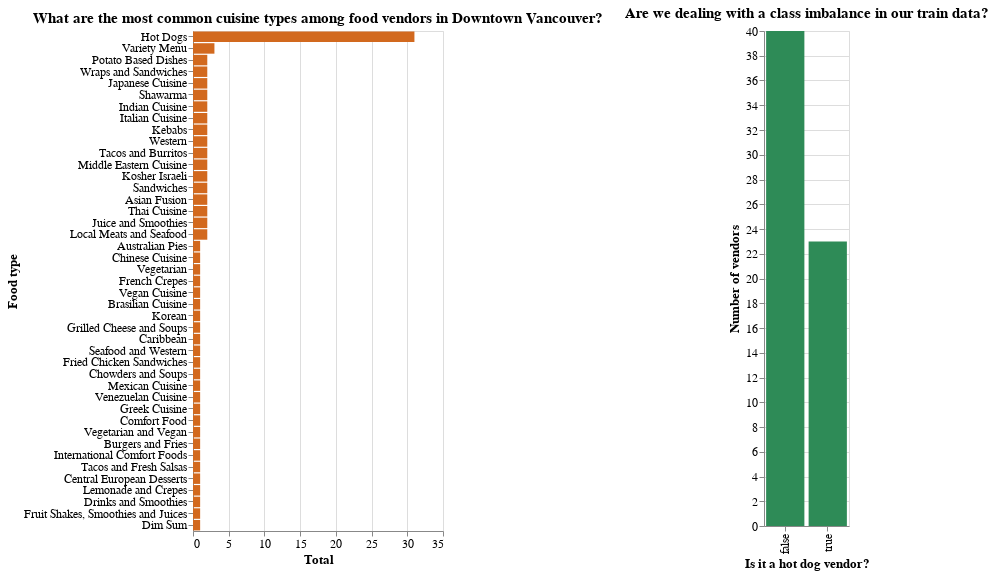

Notebook cell for this chart:
### Code cell
# Data visualization for EDA
# Code in this cell adapted from DSCI 351 Lecture 2 and 5 
# color names supported for the bar charts located at: https://www.w3schools.com/cssref/css_colors.php


plot1 = (alt.Chart(clean_food,title="What are the most common cuisine types among food vendors in Downtown Vancouver?").mark_bar
    (color="chocolate").encode(
        x=alt.X("count()", title="Total"),
        y=alt.Y("DESCRIPTION:N", sort='-x', title="Food type")
    ).properties(
        width=250,
        height=500
    )
)

plot2 = (alt.Chart(train_data,title="Are we dealing with a class imbalance in our train data?").mark_bar(color="seagreen").encode(
    x=alt.X("is_hotdog", title="Is it a hot dog vendor?"),
    y=alt.Y("count()", title="Number of vendors")
).properties(
        width=85,
        height=495
    )
        )



combined = (plot1 | plot2).configure_axis(
    labelFontSize=12,
    titleFontSize=13
).configure_title(
    fontSize=15
)

combined

### Figure 1 — Vega-Lite specification as saved in the notebook (floating-point values rounded to 4 significant figures)
{"config": {"view": {"continuousWidth": 300, "continuousHeight": 300}, "axis": {"labelFontSize": 12, "titleFontSize": 13}, "title": {"fontSize": 15}}, "hconcat": [{"data": {"name": "data-443aaa7fcf5b7671f06ebbfe8289479a"}, "mark": {"type": "bar", "color": "chocolate"}, "encoding": {"x": {"aggregate": "count", "title": "Total", "type": "quantitative"}, "y": {"field": "DESCRIPTION", "sort": "-x", "title": "Food type", "type": "nominal"}}, "height": 500, "title": "What are the most common cuisine types among food vendors in Downtown Vancouver?", "width": 250}, {"data": {"name": "data-877c92552fa1418abbcfb421424426b7"}, "mark": {"type": "bar", "color": "seagreen"}, "encoding": {"x": {"field": "is_hotdog", "title": "Is it a hot dog vendor?", "type": "nominal"}, "y": {"aggregate": "count", "title": "Number of vendors", "type": "quantitative"}}, "height": 495, "title": "Are we dealing with a class imbalance in our train data?", "width": 85}], "$schema": "https://vega.github.io/schema/vega-lite/v5.20.1.json", "datasets": {"data-443aaa7fcf5b7671f06ebbfe8289479a": [{"BUSINESS_NAME": "", "DESCRIPTION": "Hot Dogs", "is_hotdog": true}, {"BUSINESS_NAME": "", "DESCRIPTION": "Hot Dogs", "is_hotdog": true}, {"BUSINESS_NAME": "", "DESCRIPTION": "Hot Dogs", "is_hotdog": true}, {"BUSINESS_NAME": "Aussie Pie Guy", "DESCRIPTION": "Australian Pies", "is_hotdog": false}, {"BUSINESS_NAME": "Le Tigre", "DESCRIPTION": "Chinese Cuisine", "is_hotdog": false}, {"BUSINESS_NAME": "Russett Shack", "DESCRIPTION": "Potato Based Dishes", "is_hotdog": false}, {"BUSINESS_NAME": "Tandoori Tikka Dog", "DESCRIPTION": "Hot Dogs", "is_hotdog": true}, {"BUSINESS_NAME": "Tandoori Tikka Dog", "DESCRIPTION": "Hot Dogs", "is_hotdog": true}, {"BUSINESS_NAME": "", "DESCRIPTION": "Hot Dogs", "is_hotdog": true}, {"BUSINESS_NAME": "Chickpea", "DESCRIPTION": "Vegetarian", "is_hotdog": false}, {"BUSINESS_NAME": "Chou Chou Crepes", "DESCRIPTION": "French Crepes", "is_hotdog": false}, {"BUSINESS_NAME": "Eat Chicken Wraps", "DESCRIPTION": "Wraps and Sandwiches", "is_hotdog": false}, {"BUSINESS_NAME": "Japadog", "DESCRIPTION": "Hot Dogs", "is_hotdog": true}, {"BUSINESS_NAME": "Mac BBQ", "DESCRIPTION": "Hot Dogs", "is_hotdog": true}, {"BUSINESS_NAME": "Mogu", "DESCRIPTION": "Japanese Cuisine", "is_hotdog": false}, {"BUSINESS_NAME": "Mr. Shawarma", "DESCRIPTION": "Shawarma", "is_hotdog": false}, {"BUSINESS_NAME": "Sea Dogs", "DESCRIPTION": "Hot Dogs", "is_hotdog": true}, {"BUSINESS_NAME": "Vij's Railway Express", "DESCRIPTION": "Indian Cuisine", "is_hotdog": false}, {"BUSINESS_NAME": "Vie Niapolotan", "DESCRIPTION": "Italian Cuisine", "is_hotdog": false}, {"BUSINESS_NAME": "", "DESCRIPTION": "Hot Dogs", "is_hotdog": true}, {"BUSINESS_NAME": "Bandidas", "DESCRIPTION": "Vegan Cuisine", "is_hotdog": false}, {"BUSINESS_NAME": "Brasilian Roots", "DESCRIPTION": "Brasilian Cuisine", "is_hotdog": false}, {"BUSINESS_NAME": "Commissary Connect", "DESCRIPTION": "Variety Menu", "is_hotdog": false}, {"BUSINESS_NAME": "Disco Cheetah", "DESCRIPTION": "Korean", "is_hotdog": false}, {"BUSINESS_NAME": "Eat Chicken Wraps", "DESCRIPTION": "Wraps and Sandwiches", "is_hotdog": false}, {"BUSINESS_NAME": "Japadog", "DESCRIPTION": "Hot Dogs", "is_hotdog": true}, {"BUSINESS_NAME": "Master Chef's Kebab House", "DESCRIPTION": "Kebabs", "is_hotdog": false}, {"BUSINESS_NAME": "Mo's Hot Dog Plus", "DESCRIPTION": "Western", "is_hotdog": false}, {"BUSINESS_NAME": "Mum's Grilled Cheese Truck", "DESCRIPTION": "Grilled Cheese and Soups", "is_hotdog": false}, {"BUSINESS_NAME": "Tacofino White Lightening", "DESCRIPTION": "Tacos and Burritos", "is_hotdog": false}, {"BUSINESS_NAME": "The Reef", "DESCRIPTION": "Caribbean", "is_hotdog": false}, {"BUSINESS_NAME": "", "DESCRIPTION": "Hot Dogs", "is_hotdog": true}, {"BUSINESS_NAME": "", "DESCRIPTION": "Hot Dogs", "is_hotdog": true}, {"BUSINESS_NAME": "", "DESCRIPTION": "Hot Dogs", "is_hotdog": true}, {"BUSINESS_NAME": "BBKB Kaboom Box", "DESCRIPTION": "Seafood and Western", "is_hotdog": false}, {"BUSINESS_NAME": "Commissary Connect", "DESCRIPTION": "Variety Menu", "is_hotdog": false}, {"BUSINESS_NAME": "", "DESCRIPTION": "Hot Dogs", "is_hotdog": true}, {"BUSINESS_NAME": "Holy Smokes", "DESCRIPTION": "Hot Dogs", "is_hotdog": true}, {"BUSINESS_NAME": "Mac BBQ", "DESCRIPTION": "Hot Dogs", "is_hotdog": true}, {"BUSINESS_NAME": "Marimba", "DESCRIPTION": "Middle Eastern Cuisine", "is_hotdog": false}, {"BUSINESS_NAME": "Meet to Eat", "DESCRIPTION": "Kosher Israeli", "is_hotdog": false}, {"BUSINESS_NAME": "The Fryinig Pan", "DESCRIPTION": "Fried Chicken Sandwiches", "is_hotdog": false}, {"BUSINESS_NAME": "", "DESCRIPTION": "Hot Dogs", "is_hotdog": true}, {"BUSINESS_NAME": "Crab Park Chowdery", "DESCRIPTION": "Chowders and Soups", "is_hotdog": false}, {"BUSINESS_NAME": "", "DESCRIPTION": "Hot Dogs", "is_hotdog": true}, {"BUSINESS_NAME": "Actual Oden", "DESCRIPTION": "Japanese Cuisine", "is_hotdog": false}, {"BUSINESS_NAME": "Arturo's Mexico To Go", "DESCRIPTION": "Mexican Cuisine", "is_hotdog": false}, {"BUSINESS_NAME": "Cazba Express", "DESCRIPTION": "Kebabs", "is_hotdog": false}, {"BUSINESS_NAME": "Come Arepa", "DESCRIPTION": "Venezuelan Cuisine", "is_hotdog": false}, {"BUSINESS_NAME": "Didi's Greek", "DESCRIPTION": "Greek Cuisine", "is_hotdog": false}, {"BUSINESS_NAME": "Gourmet Syndicate", "DESCRIPTION": "Comfort Food", "is_hotdog": false}, {"BUSINESS_NAME": "Mr. Arancino", "DESCRIPTION": "Italian Cuisine", "is_hotdog": false}, {"BUSINESS_NAME": "Mr. Sandwich", "DESCRIPTION": "Sandwiches", "is_hotdog": false}, {"BUSINESS_NAME": "The Loving Hut", "DESCRIPTION": "Vegetarian and Vegan", "is_hotdog": false}, {"BUSINESS_NAME": "V Dub Dogs", "DESCRIPTION": "Hot Dogs", "is_hotdog": true}, {"BUSINESS_NAME": "Van Dog", "DESCRIPTION": "Hot Dogs", "is_hotdog": true}, {"BUSINESS_NAME": "Yokabai", "DESCRIPTION": "Burgers and Fries", "is_hotdog": false}, {"BUSINESS_NAME": "Fat Duck Mobile Eatery", "DESCRIPTION": "International Comfort Foods", "is_hotdog": false}, {"BUSINESS_NAME": "La Bomba Taqueria", "DESCRIPTION": "Tacos and Fresh Salsas", "is_hotdog": false}, {"BUSINESS_NAME": "Mr. Shawarma", "DESCRIPTION": "Shawarma", "is_hotdog": false}, {"BUSINESS_NAME": "Roaming Dragon", "DESCRIPTION": "Asian Fusion", "is_hotdog": false}, {"BUSINESS_NAME": "Suassy Thai", "DESCRIPTION": "Thai Cuisine", "is_hotdog": false}, {"BUSINESS_NAME": "The Praguery", "DESCRIPTION": "Central European Desserts", "is_hotdog": false}, {"BUSINESS_NAME": "Van Dog", "DESCRIPTION": "Hot Dogs", "is_hotdog": true}, {"BUSINESS_NAME": "Van Dog", "DESCRIPTION": "Western", "is_hotdog": false}, {"BUSINESS_NAME": "", "DESCRIPTION": "Hot Dogs", "is_hotdog": true}, {"BUSINESS_NAME": "Commissary Connect", "DESCRIPTION": "Variety Menu", "is_hotdog": false}, {"BUSINESS_NAME": "", "DESCRIPTION": "Hot Dogs", "is_hotdog": true}, {"BUSINESS_NAME": "", "DESCRIPTION": "Hot Dogs", "is_hotdog": true}, {"BUSINESS_NAME": "Lemon Sea", "DESCRIPTION": "Lemonade and Crepes", "is_hotdog": false}, {"BUSINESS_NAME": "Soho Road Naan Kebab", "DESCRIPTION": "Indian Cuisine", "is_hotdog": false}, {"BUSINESS_NAME": "Cheesey Does It", "DESCRIPTION": "Sandwiches", "is_hotdog": false}, {"BUSINESS_NAME": "Mr. Camaron", "DESCRIPTION": "Drinks and Smoothies", "is_hotdog": false}, {"BUSINESS_NAME": "Mr. Shawarma", "DESCRIPTION": "Middle Eastern Cuisine", "is_hotdog": false}, {"BUSINESS_NAME": "Tacofino", "DESCRIPTION": "Tacos and Burritos", "is_hotdog": false}, {"BUSINESS_NAME": "Meet to Eat", "DESCRIPTION": "Kosher Israeli", "is_hotdog": false}, {"BUSINESS_NAME": "The Juice Truck", "DESCRIPTION": "Juice and Smoothies", "is_hotdog": false}, {"BUSINESS_NAME": "Mr. Tube Steak", "DESCRIPTION": "Hot Dogs", "is_hotdog": true}, {"BUSINESS_NAME": "San Juan Family Farm", "DESCRIPTION": "Fruit Shakes, Smoothies and Juices", "is_hotdog": false}, {"BUSINESS_NAME": "", "DESCRIPTION": "Hot Dogs", "is_hotdog": true}, {"BUSINESS_NAME": "", "DESCRIPTION": "Hot Dogs", "is_hotdog": true}, {"BUSINESS_NAME": "Ali's Hot Dogs", "DESCRIPTION": "Hot Dogs", "is_hotdog": true}, {"BUSINESS_NAME": "Dim Sum Express", "DESCRIPTION": "Dim Sum", "is_hotdog": false}, {"BUSINESS_NAME": "Dog Meister", "DESCRIPTION": "Hot Dogs", "is_hotdog": true}, {"BUSINESS_NAME": "Feastro - The Rolling Bistro", "DESCRIPTION": "Local Meats and Seafood", "is_hotdog": false}, {"BUSINESS_NAME": "Feastro The Rolling Bistro", "DESCRIPTION": "Local Meats and Seafood", "is_hotdog": false}, {"BUSINESS_NAME": "Japadog", "DESCRIPTION": "Hot Dogs", "is_hotdog": true}, {"BUSINESS_NAME": "Potato Tornado", "DESCRIPTION": "Potato Based Dishes", "is_hotdog": false}, {"BUSINESS_NAME": "Roaming Dragon", "DESCRIPTION": "Asian Fusion", "is_hotdog": false}, {"BUSINESS_NAME": "Super Thai", "DESCRIPTION": "Thai Cuisine", "is_hotdog": false}, {"BUSINESS_NAME": "The Juice Truck", "DESCRIPTION": "Juice and Smoothies", "is_hotdog": false}], "data-877c92552fa1418abbcfb421424426b7": [{"BUSINESS_NAME": "Marimba", "DESCRIPTION": "Middle Eastern Cuisine", "is_hotdog": false, "text_is_na": false}, {"BUSINESS_NAME": "Super Thai", "DESCRIPTION": "Thai Cuisine", "is_hotdog": false, "text_is_na": false}, {"BUSINESS_NAME": "The Juice Truck", "DESCRIPTION": "Juice and Smoothies", "is_hotdog": false, "text_is_na": false}, {"BUSINESS_NAME": "Japadog", "DESCRIPTION": "Hot Dogs", "is_hotdog": true, "text_is_na": false}, {"BUSINESS_NAME": "Japadog", "DESCRIPTION": "Hot Dogs", "is_hotdog": true, "text_is_na": false}, {"BUSINESS_NAME": "Van Dog", "DESCRIPTION": "Hot Dogs", "is_hotdog": true, "text_is_na": false}, {"BUSINESS_NAME": "Dog Meister", "DESCRIPTION": "Hot Dogs", "is_hotdog": true, "text_is_na": false}, {"BUSINESS_NAME": "Actual Oden", "DESCRIPTION": "Japanese Cuisine", "is_hotdog": false, "text_is_na": false}, {"BUSINESS_NAME": "Mr. Arancino", "DESCRIPTION": "Italian Cuisine", "is_hotdog": false, "text_is_na": false}, {"BUSINESS_NAME": "", "DESCRIPTION": "Hot Dogs", "is_hotdog": true, "text_is_na": true}, {"BUSINESS_NAME": "", "DESCRIPTION": "Hot Dogs", "is_hotdog": true, "text_is_na": true}, {"BUSINESS_NAME": "", "DESCRIPTION": "Hot Dogs", "is_hotdog": true, "text_is_na": true}, {"BUSINESS_NAME": "Eat Chicken Wraps", "DESCRIPTION": "Wraps and Sandwiches", "is_hotdog": false, "text_is_na": false}, {"BUSINESS_NAME": "Cheesey Does It", "DESCRIPTION": "Sandwiches", "is_hotdog": false, "text_is_na": false}, {"BUSINESS_NAME": "Mr. Tube Steak", "DESCRIPTION": "Hot Dogs", "is_hotdog": true, "text_is_na": false}, {"BUSINESS_NAME": "Holy Smokes", "DESCRIPTION": "Hot Dogs", "is_hotdog": true, "text_is_na": false}, {"BUSINESS_NAME": "Gourmet Syndicate", "DESCRIPTION": "Comfort Food", "is_hotdog": false, "text_is_na": false}, {"BUSINESS_NAME": "Roaming Dragon", "DESCRIPTION": "Asian Fusion", "is_hotdog": false, "text_is_na": false}, {"BUSINESS_NAME": "The Loving Hut", "DESCRIPTION": "Vegetarian and Vegan", "is_hotdog": false, "text_is_na": false}, {"BUSINESS_NAME": "BBKB Kaboom Box", "DESCRIPTION": "Seafood and Western", "is_hotdog": false, "text_is_na": false}, {"BUSINESS_NAME": "Feastro The Rolling Bistro", "DESCRIPTION": "Local Meats and Seafood", "is_hotdog": false, "text_is_na": false}, {"BUSINESS_NAME": "Mr. Shawarma", "DESCRIPTION": "Shawarma", "is_hotdog": false, "text_is_na": false}, {"BUSINESS_NAME": "Feastro - The Rolling Bistro", "DESCRIPTION": "Local Meats and Seafood", "is_hotdog": false, "text_is_na": false}, {"BUSINESS_NAME": "Van Dog", "DESCRIPTION": "Western", "is_hotdog": false, "text_is_na": false}, {"BUSINESS_NAME": "Potato Tornado", "DESCRIPTION": "Potato Based Dishes", "is_hotdog": false, "text_is_na": false}, {"BUSINESS_NAME": "Brasilian Roots", "DESCRIPTION": "Brasilian Cuisine", "is_hotdog": false, "text_is_na": false}, {"BUSINESS_NAME": "Mac BBQ", "DESCRIPTION": "Hot Dogs", "is_hotdog": true, "text_is_na": false}, {"BUSINESS_NAME": "Dim Sum Express", "DESCRIPTION": "Dim Sum", "is_hotdog": false, "text_is_na": false}, {"BUSINESS_NAME": "Sea Dogs", "DESCRIPTION": "Hot Dogs", "is_hotdog": true, "text_is_na": false}, {"BUSINESS_NAME": "", "DESCRIPTION": "Hot Dogs", "is_hotdog": true, "text_is_na": true}, {"BUSINESS_NAME": "", "DESCRIPTION": "Hot Dogs", "is_hotdog": true, "text_is_na": true}, {"BUSINESS_NAME": "", "DESCRIPTION": "Hot Dogs", "is_hotdog": true, "text_is_na": true}, {"BUSINESS_NAME": "Crab Park Chowdery", "DESCRIPTION": "Chowders and Soups", "is_hotdog": false, "text_is_na": false}, {"BUSINESS_NAME": "", "DESCRIPTION": "Hot Dogs", "is_hotdog": true, "text_is_na": true}, {"BUSINESS_NAME": "Cazba Express", "DESCRIPTION": "Kebabs", "is_hotdog": false, "text_is_na": false}, {"BUSINESS_NAME": "Yokabai", "DESCRIPTION": "Burgers and Fries", "is_hotdog": false, "text_is_na": false}, {"BUSINESS_NAME": "Le Tigre", "DESCRIPTION": "Chinese Cuisine", "is_hotdog": false, "text_is_na": false}, {"BUSINESS_NAME": "Van Dog", "DESCRIPTION": "Hot Dogs", "is_hotdog": true, "text_is_na": false}, {"BUSINESS_NAME": "Eat Chicken Wraps", "DESCRIPTION": "Wraps and Sandwiches", "is_hotdog": false, "text_is_na": false}, {"BUSINESS_NAME": "Mogu", "DESCRIPTION": "Japanese Cuisine", "is_hotdog": false, "text_is_na": false}, {"BUSINESS_NAME": "Commissary Connect", "DESCRIPTION": "Variety Menu", "is_hotdog": false, "text_is_na": false}, {"BUSINESS_NAME": "Aussie Pie Guy", "DESCRIPTION": "Australian Pies", "is_hotdog": false, "text_is_na": false}, {"BUSINESS_NAME": "V Dub Dogs", "DESCRIPTION": "Hot Dogs", "is_hotdog": true, "text_is_na": false}, {"BUSINESS_NAME": "Lemon Sea", "DESCRIPTION": "Lemonade and Crepes", "is_hotdog": false, "text_is_na": false}, {"BUSINESS_NAME": "San Juan Family Farm", "DESCRIPTION": "Fruit Shakes, Smoothies and Juices", "is_hotdog": false, "text_is_na": false}, {"BUSINESS_NAME": "", "DESCRIPTION": "Hot Dogs", "is_hotdog": true, "text_is_na": true}, {"BUSINESS_NAME": "Ali's Hot Dogs", "DESCRIPTION": "Hot Dogs", "is_hotdog": true, "text_is_na": false}, {"BUSINESS_NAME": "Mac BBQ", "DESCRIPTION": "Hot Dogs", "is_hotdog": true, "text_is_na": false}, {"BUSINESS_NAME": "Suassy Thai", "DESCRIPTION": "Thai Cuisine", "is_hotdog": false, "text_is_na": false}, {"BUSINESS_NAME": "Mr. Camaron", "DESCRIPTION": "Drinks and Smoothies", "is_hotdog": false, "text_is_na": false}, {"BUSINESS_NAME": "", "DESCRIPTION": "Hot Dogs", "is_hotdog": true, "text_is_na": true}, {"BUSINESS_NAME": "Vie Niapolotan", "DESCRIPTION": "Italian Cuisine", "is_hotdog": false, "text_is_na": false}, {"BUSINESS_NAME": "Fat Duck Mobile Eatery", "DESCRIPTION": "International Comfort Foods", "is_hotdog": false, "text_is_na": false}, {"BUSINESS_NAME": "Come Arepa", "DESCRIPTION": "Venezuelan Cuisine", "is_hotdog": false, "text_is_na": false}, {"BUSINESS_NAME": "", "DESCRIPTION": "Hot Dogs", "is_hotdog": true, "text_is_na": true}, {"BUSINESS_NAME": "Arturo's Mexico To Go", "DESCRIPTION": "Mexican Cuisine", "is_hotdog": false, "text_is_na": false}, {"BUSINESS_NAME": "Meet to Eat", "DESCRIPTION": "Kosher Israeli", "is_hotdog": false, "text_is_na": false}, {"BUSINESS_NAME": "Mum's Grilled Cheese Truck", "DESCRIPTION": "Grilled Cheese and Soups", "is_hotdog": false, "text_is_na": false}, {"BUSINESS_NAME": "Master Chef's Kebab House", "DESCRIPTION": "Kebabs", "is_hotdog": false, "text_is_na": false}, {"BUSINESS_NAME": "Tacofino", "DESCRIPTION": "Tacos and Burritos", "is_hotdog": false, "text_is_na": false}, {"BUSINESS_NAME": "Disco Cheetah", "DESCRIPTION": "Korean", "is_hotdog": false, "text_is_na": false}, {"BUSINESS_NAME": "", "DESCRIPTION": "Hot Dogs", "is_hotdog": true, "text_is_na": true}, {"BUSINESS_NAME": "Bandidas", "DESCRIPTION": "Vegan Cuisine", "is_hotdog": false, "text_is_na": false}]}}
